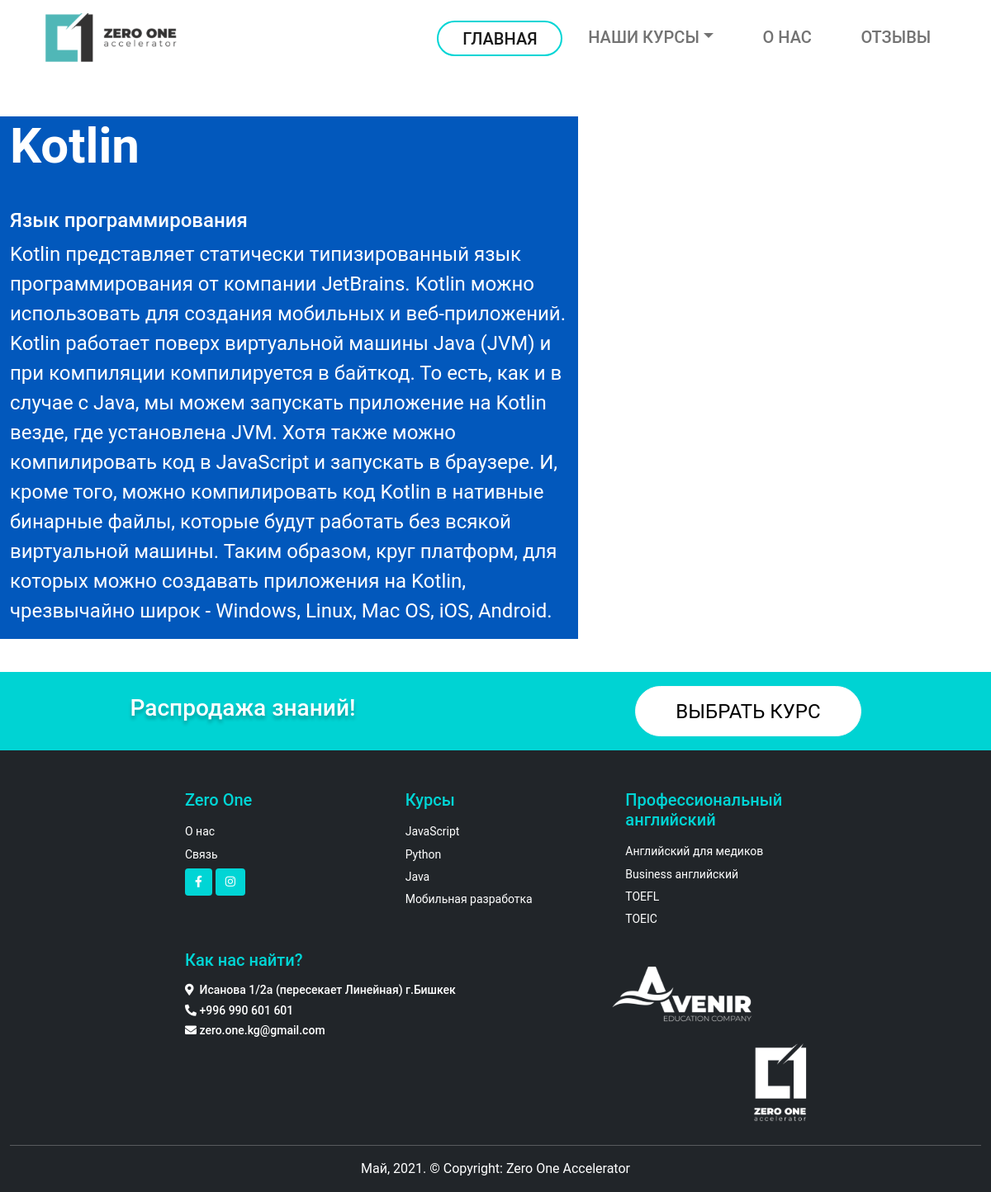
/courses/2/, run on the app's committed database.
### main/models.py (models this page shows, shortened)
class Courses(models.Model):
    name = models.CharField("Имя курса", max_length=100)
    description = models.TextField("Описание")
    image = models.ImageField("Изображение", upload_to="images/")
    price = models.PositiveIntegerField("Стоимость", default=7000,
                                        help_text="указывать сумму в сомах")
    draft = models.BooleanField("Черновик", default=False)
    class Meta:
        verbose_name = "Курс"
        verbose_name_plural = "Курсы"

### main/views.py (the view)
# urls.py: path("courses/<int:pk>/", views.courses, name='courses'),
def courses(request, pk):
    course = Courses.objects.get(id=pk)
    return render(request, 'main/courses.html', {
        'course': course,
    })

### templates/main/courses.html (shortened to what this page needs)
{% extends 'base.html' %}
{% block content %}
{% load static %}
<div class="container-fluid mt-5">
    <div class="row align-items-center ">
        <div class="col-7" style="background-color: #0258BC; color: white;">
            <h2 class="header-title">{{ course.name }}</h2>
            <h4>Язык программирования</h4>
            <p class="header-description">{{ course.description }}</p>
        </div>
    </div>
</div>
<div class="row gradient-bg align-items-center">
    <div class="col-6 d-flex justify-content-center">
        <h3 class="text-sale animate__animated animate__fadeInLeft">Распродажа знаний!</h3>
    </div>
    <div class="col-6 d-flex justify-content-center">
        <button type="button" class="btn btn-light">ВЫБРАТЬ КУРС</button>
    </div>
</div>
{% endblock content %}

### static/css/style.css (style rules this page uses)
.header-title { font-size: 60px; font-weight: 600; margin-bottom: 40px; }
.header-description { font-size: 24px; }
.row.gradient-bg { margin-top: 40px; background-color: #00D3D3; padding: 17.5px 0; color: white; text-shadow: 0px 4px 4px rgba(0, 0, 0, 0.25); }
.btn-light { background: #fff; border-radius: 50px; font: inherit; font-size: 24px; padding: .7rem 3rem; }

### data on the page
Courses: name "Kotlin", description "Kotlin представляет статически типизированный язык программирования от компании JetBrains. Kotlin можно использовать для создания мобильных и веб-приложений. Kotlin работает поверх виртуальной машины Java (JVM) и при компиляции компилируется в байткод. То есть, как и в случае с Java, мы можем запускать приложение на Kotlin везде, где установлена JVM. Хотя также можно компилировать код в JavaScript и запускать в браузере. И, кроме того, можно компилировать код Kotlin в нативные бинарные файлы, которые будут работать без всякой виртуальной машины. Таким образом, круг платформ, для которых можно создавать приложения на Kotlin, чрезвычайно широк - Windows, Linux, Mac OS, iOS, Android."
